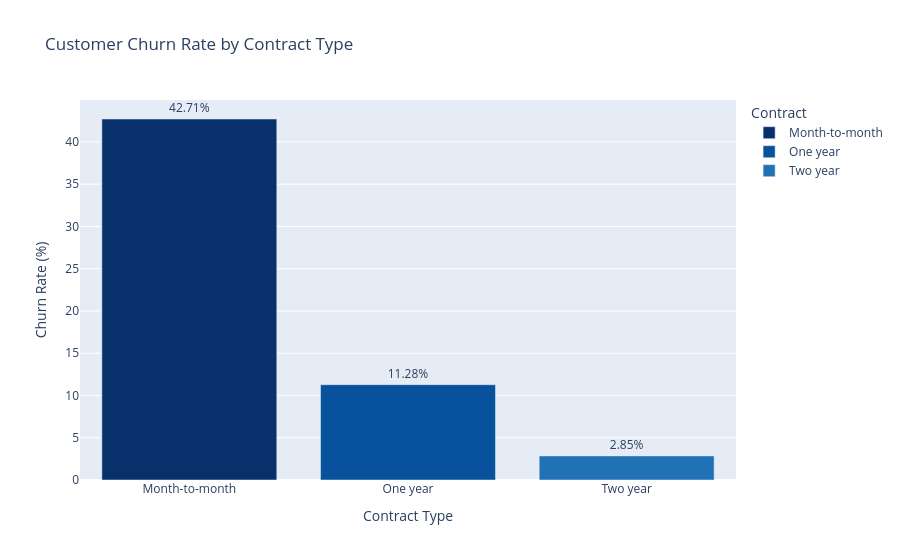

Notebook cell for this chart:
### Code cell
fig = px.bar(
    contract_churn,
    x="Contract",
    y="Churn_Flag",
    color="Contract",
    title="Customer Churn Rate by Contract Type",
    text="Churn_Flag",
    color_discrete_sequence=px.colors.sequential.Blues_r
)

fig.update_traces(texttemplate="%{text:.2f}%", textposition="outside")

fig.update_layout(
    xaxis_title="Contract Type",
    yaxis_title="Churn Rate (%)"
)

fig.show()

### Figure 1 — Plotly figure (JSON) as saved in the notebook; plotly's stock layout.template omitted (floating-point values rounded to 4 significant figures)
{"data": [{"hovertemplate": "Contract=%{x}<br>Churn_Flag=%{text}<extra></extra>", "legendgroup": "Month-to-month", "marker": {"color": "rgb(8,48,107)", "pattern": {"shape": ""}}, "name": "Month-to-month", "orientation": "v", "showlegend": true, "text": [42.71], "textposition": "outside", "texttemplate": "%{text:.2f}%", "type": "bar", "x": ["Month-to-month"], "xaxis": "x", "y": [42.71], "yaxis": "y"}, {"hovertemplate": "Contract=%{x}<br>Churn_Flag=%{text}<extra></extra>", "legendgroup": "One year", "marker": {"color": "rgb(8,81,156)", "pattern": {"shape": ""}}, "name": "One year", "orientation": "v", "showlegend": true, "text": [11.28], "textposition": "outside", "texttemplate": "%{text:.2f}%", "type": "bar", "x": ["One year"], "xaxis": "x", "y": [11.28], "yaxis": "y"}, {"hovertemplate": "Contract=%{x}<br>Churn_Flag=%{text}<extra></extra>", "legendgroup": "Two year", "marker": {"color": "rgb(33,113,181)", "pattern": {"shape": ""}}, "name": "Two year", "orientation": "v", "showlegend": true, "text": [2.85], "textposition": "outside", "texttemplate": "%{text:.2f}%", "type": "bar", "x": ["Two year"], "xaxis": "x", "y": [2.85], "yaxis": "y"}], "layout": {"barmode": "relative", "legend": {"title": {"text": "Contract"}, "tracegroupgap": 0}, "title": {"text": "Customer Churn Rate by Contract Type"}, "xaxis": {"anchor": "y", "categoryarray": ["Month-to-month", "One year", "Two year"], "categoryorder": "array", "domain": [0, 1], "title": {"text": "Contract Type"}}, "yaxis": {"anchor": "x", "domain": [0, 1], "title": {"text": "Churn Rate (%)"}}}}
